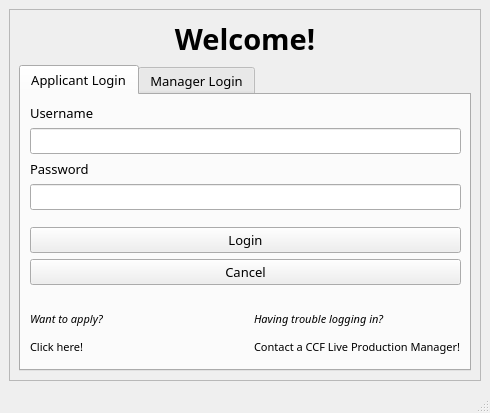
<?xml version="1.0" encoding="UTF-8"?>
<ui version="4.0">
 <class>MainWindow</class>
 <widget class="QMainWindow" name="MainWindow">
  <property name="geometry">
   <rect>
    <x>0</x>
    <y>0</y>
    <width>490</width>
    <height>413</height>
   </rect>
  </property>
  <property name="font">
   <font>
    <family>IBM Plex Sans</family>
    <pointsize>10</pointsize>
   </font>
  </property>
  <property name="windowTitle">
   <string>Login</string>
  </property>
  <widget class="QWidget" name="centralwidget">
   <layout class="QGridLayout" name="gridLayout_2">
    <item row="0" column="0">
     <widget class="QFrame" name="frame">
      <property name="frameShape">
       <enum>QFrame::StyledPanel</enum>
      </property>
      <property name="frameShadow">
       <enum>QFrame::Raised</enum>
      </property>
      <layout class="QGridLayout" name="gridLayout">
       <item row="0" column="0">
        <widget class="QLabel" name="label_welcome">
         <property name="font">
          <font>
           <pointsize>22</pointsize>
           <weight>75</weight>
           <bold>true</bold>
          </font>
         </property>
         <property name="text">
          <string>Welcome!</string>
         </property>
         <property name="alignment">
          <set>Qt::AlignCenter</set>
         </property>
        </widget>
       </item>
       <item row="1" column="0">
        <widget class="QTabWidget" name="tabWidget">
         <property name="currentIndex">
          <number>0</number>
         </property>
         <widget class="QWidget" name="tab_applicantLogin">
          <attribute name="title">
           <string>Applicant Login</string>
          </attribute>
          <widget class="QWidget" name="verticalLayoutWidget">
           <property name="geometry">
            <rect>
             <x>9</x>
             <y>9</y>
             <width>431</width>
             <height>251</height>
            </rect>
           </property>
           <layout class="QVBoxLayout" name="vLayout_applicantLogin">
            <item>
             <widget class="QLabel" name="label_applicantUsername">
              <property name="text">
               <string>Username</string>
              </property>
             </widget>
            </item>
            <item>
             <widget class="QLineEdit" name="line_applicantUsername"/>
            </item>
            <item>
             <spacer name="vSpacer">
              <property name="orientation">
               <enum>Qt::Vertical</enum>
              </property>
              <property name="sizeType">
               <enum>QSizePolicy::Preferred</enum>
              </property>
              <property name="sizeHint" stdset="0">
               <size>
                <width>20</width>
                <height>20</height>
               </size>
              </property>
             </spacer>
            </item>
            <item>
             <widget class="QLabel" name="label_applicantPassword">
              <property name="text">
               <string>Password</string>
              </property>
             </widget>
            </item>
            <item>
             <widget class="QLineEdit" name="line_applicantPassword">
              <property name="echoMode">
               <enum>QLineEdit::Password</enum>
              </property>
             </widget>
            </item>
            <item>
             <spacer name="vSpacer_2">
              <property name="orientation">
               <enum>Qt::Vertical</enum>
              </property>
              <property name="sizeType">
               <enum>QSizePolicy::Preferred</enum>
              </property>
              <property name="sizeHint" stdset="0">
               <size>
                <width>20</width>
                <height>30</height>
               </size>
              </property>
             </spacer>
            </item>
            <item>
             <widget class="QPushButton" name="btn_applicantLogin">
              <property name="text">
               <string>Login</string>
              </property>
             </widget>
            </item>
            <item>
             <widget class="QPushButton" name="btn_applicantCancel">
              <property name="text">
               <string>Cancel</string>
              </property>
             </widget>
            </item>
            <item>
             <spacer name="vSpacer_3">
              <property name="orientation">
               <enum>Qt::Vertical</enum>
              </property>
              <property name="sizeType">
               <enum>QSizePolicy::Preferred</enum>
              </property>
              <property name="sizeHint" stdset="0">
               <size>
                <width>20</width>
                <height>40</height>
               </size>
              </property>
             </spacer>
            </item>
            <item>
             <layout class="QHBoxLayout" name="hLayout_managerLoginTips">
              <item>
               <widget class="QLabel" name="label_applicantCTA_4">
                <property name="font">
                 <font>
                  <pointsize>8</pointsize>
                 </font>
                </property>
                <property name="text">
                 <string>&lt;html&gt;&lt;head/&gt;&lt;body&gt;&lt;p&gt;&lt;span style=&quot; font-style:italic;&quot;&gt;Want to apply?&lt;/span&gt;&lt;/p&gt;&lt;p&gt;Click here!&lt;/p&gt;&lt;/body&gt;&lt;/html&gt;</string>
                </property>
               </widget>
              </item>
              <item>
               <spacer name="hSpacer_4">
                <property name="orientation">
                 <enum>Qt::Horizontal</enum>
                </property>
                <property name="sizeType">
                 <enum>QSizePolicy::Fixed</enum>
                </property>
                <property name="sizeHint" stdset="0">
                 <size>
                  <width>10</width>
                  <height>20</height>
                 </size>
                </property>
               </spacer>
              </item>
              <item>
               <widget class="QLabel" name="label_applicantLoginIssues">
                <property name="font">
                 <font>
                  <pointsize>8</pointsize>
                 </font>
                </property>
                <property name="text">
                 <string>&lt;html&gt;&lt;head/&gt;&lt;body&gt;&lt;p&gt;&lt;span style=&quot; font-style:italic;&quot;&gt;Having trouble logging in?&lt;/span&gt;&lt;/p&gt;&lt;p&gt;Contact a CCF Live Production Manager!&lt;/p&gt;&lt;/body&gt;&lt;/html&gt;</string>
                </property>
               </widget>
              </item>
             </layout>
            </item>
           </layout>
          </widget>
         </widget>
         <widget class="QWidget" name="tab_managerLogin">
          <attribute name="title">
           <string>Manager Login</string>
          </attribute>
          <widget class="QWidget" name="verticalLayoutWidget_2">
           <property name="geometry">
            <rect>
             <x>10</x>
             <y>10</y>
             <width>431</width>
             <height>251</height>
            </rect>
           </property>
           <layout class="QVBoxLayout" name="vLayout_managerLogin_3">
            <item>
             <widget class="QLabel" name="label_managerUsername">
              <property name="text">
               <string>Username</string>
              </property>
             </widget>
            </item>
            <item>
             <widget class="QLineEdit" name="line_managerUsername"/>
            </item>
            <item>
             <spacer name="vSpacer_7">
              <property name="orientation">
               <enum>Qt::Vertical</enum>
              </property>
              <property name="sizeType">
               <enum>QSizePolicy::Preferred</enum>
              </property>
              <property name="sizeHint" stdset="0">
               <size>
                <width>20</width>
                <height>20</height>
               </size>
              </property>
             </spacer>
            </item>
            <item>
             <widget class="QLabel" name="label_managerPassword">
              <property name="text">
               <string>Password</string>
              </property>
             </widget>
            </item>
            <item>
             <widget class="QLineEdit" name="line_managerPassword">
              <property name="echoMode">
               <enum>QLineEdit::Password</enum>
              </property>
             </widget>
            </item>
            <item>
             <spacer name="vSpacer_8">
              <property name="orientation">
               <enum>Qt::Vertical</enum>
              </property>
              <property name="sizeType">
               <enum>QSizePolicy::Preferred</enum>
              </property>
              <property name="sizeHint" stdset="0">
               <size>
                <width>20</width>
                <height>30</height>
               </size>
              </property>
             </spacer>
            </item>
            <item>
             <widget class="QPushButton" name="btn_managerLogin">
              <property name="text">
               <string>Login</string>
              </property>
             </widget>
            </item>
            <item>
             <widget class="QPushButton" name="btn_managerCancel">
              <property name="text">
               <string>Cancel</string>
              </property>
             </widget>
            </item>
            <item>
             <spacer name="vSpacer_9">
              <property name="orientation">
               <enum>Qt::Vertical</enum>
              </property>
              <property name="sizeType">
               <enum>QSizePolicy::Preferred</enum>
              </property>
              <property name="sizeHint" stdset="0">
               <size>
                <width>20</width>
                <height>40</height>
               </size>
              </property>
             </spacer>
            </item>
            <item>
             <layout class="QHBoxLayout" name="hLayout_managerLoginTips_2">
              <item>
               <widget class="QLabel" name="label_managerLoginIssues">
                <property name="font">
                 <font>
                  <pointsize>8</pointsize>
                 </font>
                </property>
                <property name="text">
                 <string>&lt;html&gt;&lt;head/&gt;&lt;body&gt;&lt;p&gt;&lt;span style=&quot; font-style:italic;&quot;&gt;Having trouble logging in?&lt;/span&gt;&lt;/p&gt;&lt;p&gt;Contact your account manager!&lt;/p&gt;&lt;/body&gt;&lt;/html&gt;</string>
                </property>
               </widget>
              </item>
             </layout>
            </item>
           </layout>
          </widget>
         </widget>
        </widget>
       </item>
      </layout>
     </widget>
    </item>
   </layout>
  </widget>
  <widget class="QStatusBar" name="statusbar"/>
 </widget>
 <resources/>
 <connections/>
</ui>
